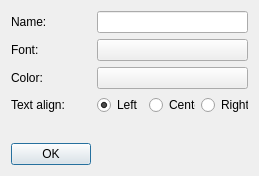
<?xml version="1.0" encoding="UTF-8"?>
<ui version="4.0">
 <class>FontWindow</class>
 <widget class="QDialog" name="FontWindow">
  <property name="geometry">
   <rect>
    <x>0</x>
    <y>0</y>
    <width>259</width>
    <height>176</height>
   </rect>
  </property>
  <property name="minimumSize">
   <size>
    <width>259</width>
    <height>130</height>
   </size>
  </property>
  <property name="maximumSize">
   <size>
    <width>259</width>
    <height>53453</height>
   </size>
  </property>
  <property name="windowTitle">
   <string>FontWindow</string>
  </property>
  <property name="locale">
   <locale language="English" country="UnitedStates"/>
  </property>
  <layout class="QGridLayout" name="gridLayout">
   <item row="2" column="0">
    <widget class="QLabel" name="colorLabel">
     <property name="text">
      <string>Color:</string>
     </property>
    </widget>
   </item>
   <item row="5" column="0">
    <widget class="QPushButton" name="okButton">
     <property name="text">
      <string>OK</string>
     </property>
    </widget>
   </item>
   <item row="1" column="0">
    <widget class="QLabel" name="fontLabel">
     <property name="text">
      <string>Font:</string>
     </property>
    </widget>
   </item>
   <item row="3" column="0">
    <widget class="QLabel" name="textAlign">
     <property name="text">
      <string>Text align:</string>
     </property>
    </widget>
   </item>
   <item row="2" column="1">
    <widget class="QPushButton" name="colorButton">
     <property name="text">
      <string/>
     </property>
    </widget>
   </item>
   <item row="3" column="1">
    <layout class="QHBoxLayout" name="horizontalLayout">
     <item>
      <widget class="QRadioButton" name="leftRadio">
       <property name="text">
        <string>Left</string>
       </property>
       <property name="checked">
        <bool>true</bool>
       </property>
      </widget>
     </item>
     <item>
      <widget class="QRadioButton" name="centerRadio">
       <property name="text">
        <string>Center</string>
       </property>
      </widget>
     </item>
     <item>
      <widget class="QRadioButton" name="rightRadio">
       <property name="text">
        <string>Right</string>
       </property>
      </widget>
     </item>
    </layout>
   </item>
   <item row="1" column="1">
    <widget class="QPushButton" name="fontButton">
     <property name="text">
      <string/>
     </property>
    </widget>
   </item>
   <item row="4" column="0">
    <spacer name="verticalSpacer">
     <property name="orientation">
      <enum>Qt::Vertical</enum>
     </property>
     <property name="sizeHint" stdset="0">
      <size>
       <width>20</width>
       <height>40</height>
      </size>
     </property>
    </spacer>
   </item>
   <item row="0" column="0">
    <widget class="QLabel" name="fontLabel_2">
     <property name="text">
      <string>Name:</string>
     </property>
    </widget>
   </item>
   <item row="0" column="1">
    <widget class="QLineEdit" name="nameEdit"/>
   </item>
  </layout>
 </widget>
 <layoutdefault spacing="6" margin="11"/>
 <resources/>
 <connections/>
</ui>
